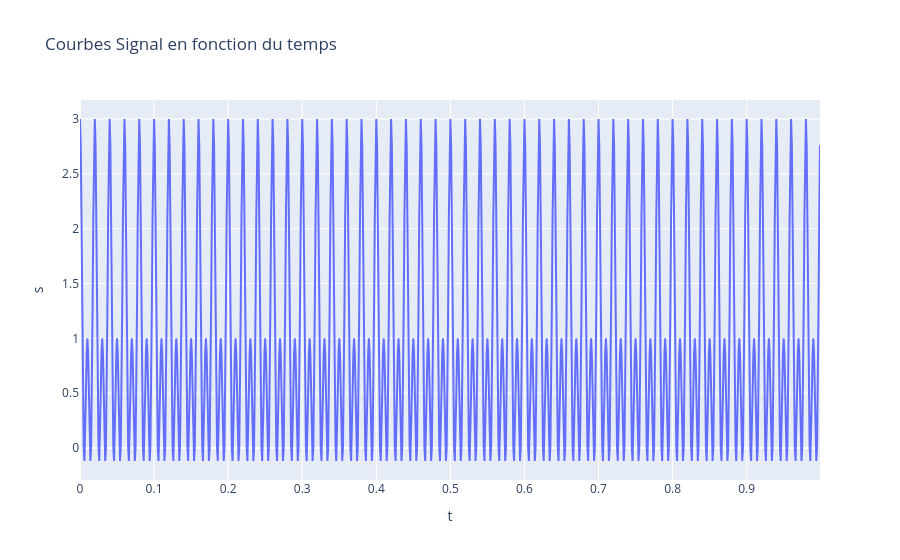
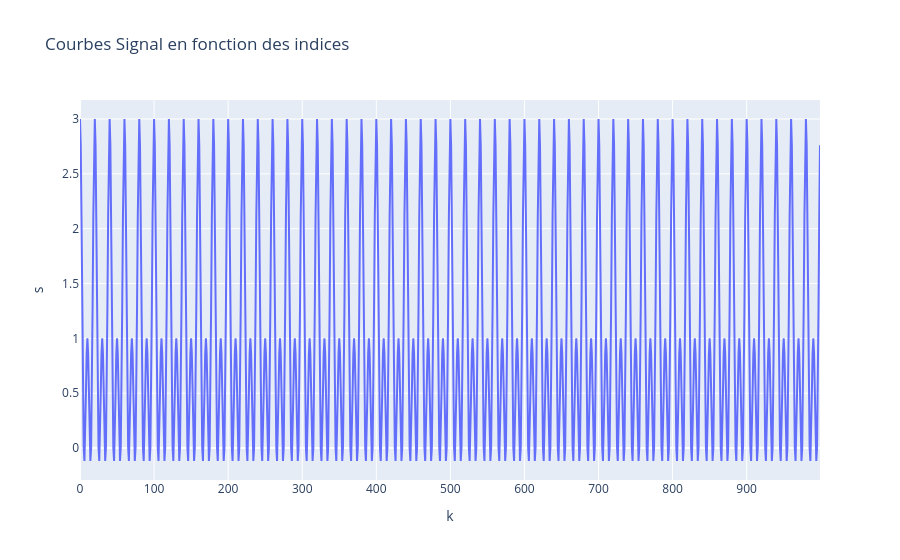

Notebook cell for these charts, in order:
### Code cell
k0,t0,s0=f(1,50,1e3,0,1000)
k1,t1,s1=f(2,100,1e3,0,1000)
k2,t2,s2=f(1,0,1e3,0,1000)
s=s0+s1+s2
D=t0[-1]
print(D,"s")
K=1000

df=pd.DataFrame({"t":t1,"s":s})
figure=px.line(df,x="t",y="s",title="Courbes Signal en fonction du temps")
figure.show()

df=pd.DataFrame({"k":k1,"s":s})
figure=px.line(df,x="k",y="s",title="Courbes Signal en fonction des indices")
figure.show()

### Figure 1 — Plotly figure (JSON) as saved in the notebook; plotly's stock layout.template omitted (floating-point values rounded to 4 significant figures; data arrays with more than 128 entries replaced by an {"elided": "..."} marker saying what was removed)
{"data": [{"hovertemplate": "t=%{x}<br>s=%{y}<extra></extra>", "legendgroup": "", "line": {"color": "#636efa", "dash": "solid"}, "marker": {"symbol": "circle"}, "mode": "lines", "name": "", "orientation": "v", "showlegend": false, "type": "scatter", "x": {"elided": "1000 float values"}, "xaxis": "x", "y": {"elided": "1000 float values"}, "yaxis": "y"}], "layout": {"legend": {"tracegroupgap": 0}, "title": {"text": "Courbes Signal en fonction du temps"}, "xaxis": {"anchor": "y", "domain": [0, 1], "title": {"text": "t"}}, "yaxis": {"anchor": "x", "domain": [0, 1], "title": {"text": "s"}}}}

### Figure 2 — Plotly figure (JSON) as saved in the notebook; plotly's stock layout.template omitted (floating-point values rounded to 4 significant figures; data arrays with more than 128 entries replaced by an {"elided": "..."} marker saying what was removed)
{"data": [{"hovertemplate": "k=%{x}<br>s=%{y}<extra></extra>", "legendgroup": "", "line": {"color": "#636efa", "dash": "solid"}, "marker": {"symbol": "circle"}, "mode": "lines", "name": "", "orientation": "v", "showlegend": false, "type": "scatter", "x": {"elided": "1000 int values"}, "xaxis": "x", "y": {"elided": "1000 float values"}, "yaxis": "y"}], "layout": {"legend": {"tracegroupgap": 0}, "title": {"text": "Courbes Signal en fonction des indices"}, "xaxis": {"anchor": "y", "domain": [0, 1], "title": {"text": "k"}}, "yaxis": {"anchor": "x", "domain": [0, 1], "title": {"text": "s"}}}}
